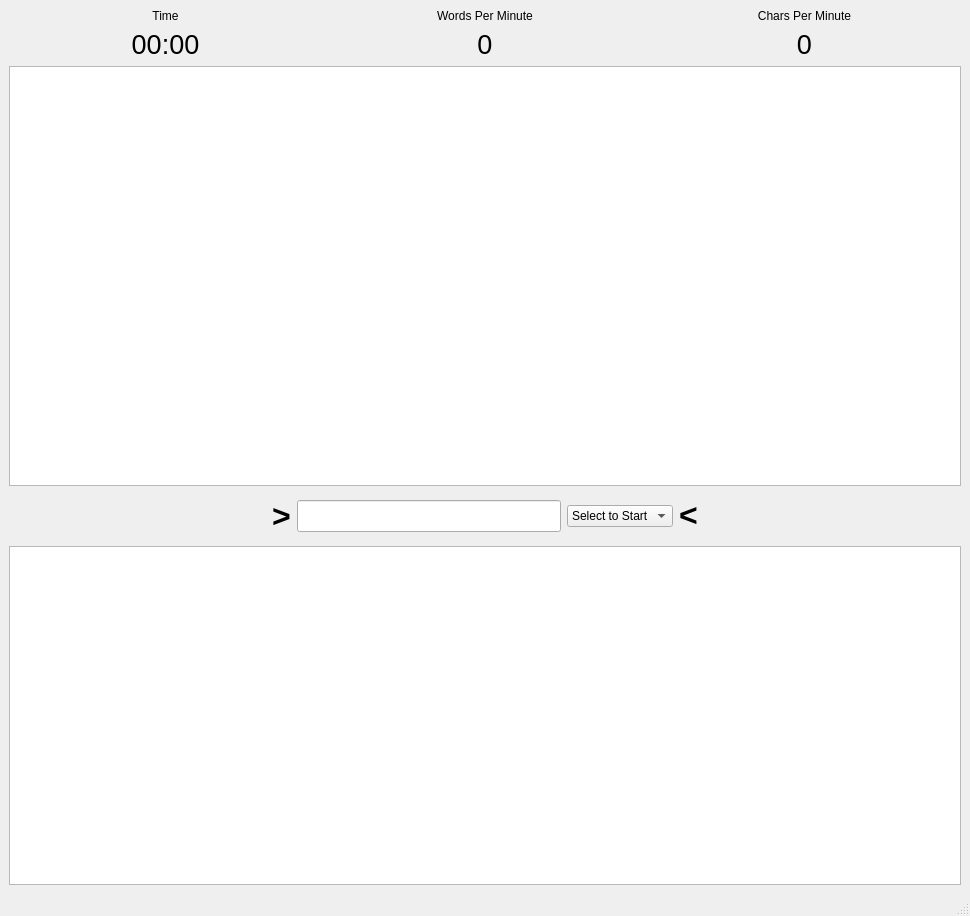
<?xml version="1.0" encoding="UTF-8"?>
<ui version="4.0">
 <class>MainWindow</class>
 <widget class="QMainWindow" name="MainWindow">
  <property name="geometry">
   <rect>
    <x>0</x>
    <y>0</y>
    <width>970</width>
    <height>916</height>
   </rect>
  </property>
  <property name="windowTitle">
   <string>MainWindow</string>
  </property>
  <widget class="QWidget" name="centralwidget">
   <layout class="QVBoxLayout" name="verticalLayout">
    <item>
     <layout class="QGridLayout" name="gridLayout_2">
      <item row="0" column="0">
       <widget class="QLabel" name="label">
        <property name="text">
         <string>Time</string>
        </property>
        <property name="alignment">
         <set>Qt::AlignCenter</set>
        </property>
       </widget>
      </item>
      <item row="0" column="1">
       <widget class="QLabel" name="label_5">
        <property name="text">
         <string>Words Per Minute</string>
        </property>
        <property name="alignment">
         <set>Qt::AlignCenter</set>
        </property>
       </widget>
      </item>
      <item row="1" column="1">
       <widget class="QLabel" name="outWpm">
        <property name="font">
         <font>
          <pointsize>20</pointsize>
         </font>
        </property>
        <property name="text">
         <string>0</string>
        </property>
        <property name="alignment">
         <set>Qt::AlignCenter</set>
        </property>
       </widget>
      </item>
      <item row="1" column="0">
       <widget class="QLabel" name="outTime">
        <property name="font">
         <font>
          <pointsize>20</pointsize>
         </font>
        </property>
        <property name="text">
         <string>00:00</string>
        </property>
        <property name="alignment">
         <set>Qt::AlignCenter</set>
        </property>
       </widget>
      </item>
      <item row="0" column="2">
       <widget class="QLabel" name="label_2">
        <property name="text">
         <string>Chars Per Minute</string>
        </property>
        <property name="alignment">
         <set>Qt::AlignCenter</set>
        </property>
       </widget>
      </item>
      <item row="1" column="2">
       <widget class="QLabel" name="outCpm">
        <property name="font">
         <font>
          <pointsize>20</pointsize>
         </font>
        </property>
        <property name="text">
         <string>0</string>
        </property>
        <property name="alignment">
         <set>Qt::AlignCenter</set>
        </property>
       </widget>
      </item>
     </layout>
    </item>
    <item>
     <widget class="QGraphicsView" name="gameView">
      <property name="minimumSize">
       <size>
        <width>420</width>
        <height>420</height>
       </size>
      </property>
      <property name="maximumSize">
       <size>
        <width>16777215</width>
        <height>420</height>
       </size>
      </property>
     </widget>
    </item>
    <item>
     <layout class="QHBoxLayout" name="horizontalLayout">
      <item>
       <spacer name="horizontalSpacer">
        <property name="orientation">
         <enum>Qt::Horizontal</enum>
        </property>
        <property name="sizeHint" stdset="0">
         <size>
          <width>40</width>
          <height>20</height>
         </size>
        </property>
       </spacer>
      </item>
      <item>
       <widget class="QLabel" name="label_3">
        <property name="minimumSize">
         <size>
          <width>0</width>
          <height>48</height>
         </size>
        </property>
        <property name="font">
         <font>
          <pointsize>24</pointsize>
          <weight>75</weight>
          <bold>true</bold>
         </font>
        </property>
        <property name="text">
         <string>&gt;</string>
        </property>
       </widget>
      </item>
      <item>
       <widget class="CatchyLineEdit" name="lineEdit">
        <property name="enabled">
         <bool>true</bool>
        </property>
        <property name="font">
         <font>
          <pointsize>15</pointsize>
         </font>
        </property>
       </widget>
      </item>
      <item>
       <widget class="QComboBox" name="selectBox">
        <item>
         <property name="text">
          <string>Select to Start</string>
         </property>
        </item>
        <item>
         <property name="text">
          <string>Custom File</string>
         </property>
        </item>
        <item>
         <property name="text">
          <string>English</string>
         </property>
        </item>
        <item>
         <property name="text">
          <string>German</string>
         </property>
        </item>
        <item>
         <property name="text">
          <string>French</string>
         </property>
        </item>
        <item>
         <property name="text">
          <string>Arabic</string>
         </property>
        </item>
        <item>
         <property name="text">
          <string>Chineese</string>
         </property>
        </item>
        <item>
         <property name="text">
          <string>Belarussian</string>
         </property>
        </item>
        <item>
         <property name="text">
          <string>Hebrew</string>
         </property>
        </item>
       </widget>
      </item>
      <item>
       <widget class="QLabel" name="label_4">
        <property name="minimumSize">
         <size>
          <width>0</width>
          <height>48</height>
         </size>
        </property>
        <property name="font">
         <font>
          <pointsize>24</pointsize>
          <weight>75</weight>
          <bold>true</bold>
         </font>
        </property>
        <property name="text">
         <string>&lt;</string>
        </property>
       </widget>
      </item>
      <item>
       <spacer name="horizontalSpacer_3">
        <property name="orientation">
         <enum>Qt::Horizontal</enum>
        </property>
        <property name="sizeHint" stdset="0">
         <size>
          <width>40</width>
          <height>20</height>
         </size>
        </property>
       </spacer>
      </item>
     </layout>
    </item>
    <item>
     <widget class="QGraphicsView" name="keyboardView">
      <property name="minimumSize">
       <size>
        <width>800</width>
        <height>300</height>
       </size>
      </property>
     </widget>
    </item>
   </layout>
  </widget>
  <widget class="QMenuBar" name="menubar">
   <property name="geometry">
    <rect>
     <x>0</x>
     <y>0</y>
     <width>970</width>
     <height>22</height>
    </rect>
   </property>
  </widget>
  <widget class="QStatusBar" name="statusbar"/>
 </widget>
 <customwidgets>
  <customwidget>
   <class>CatchyLineEdit</class>
   <extends>QLineEdit</extends>
   <header>CatchyLineEdit.h</header>
  </customwidget>
 </customwidgets>
 <resources/>
 <connections/>
</ui>
